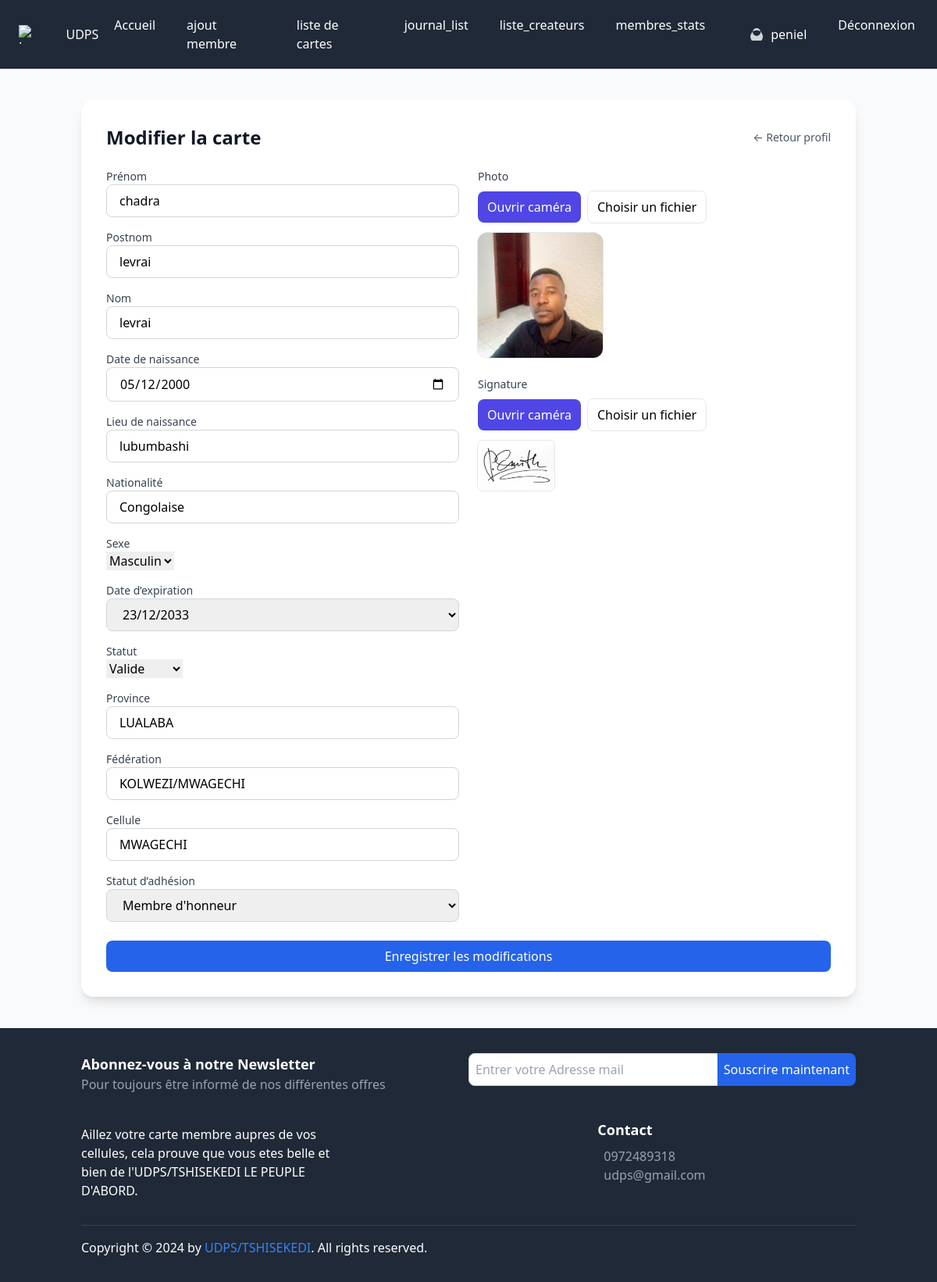
Page /user/user/carte/20/modifier/ (signed in) on the committed database.
### core/models.py (models this page shows, shortened)
class CustomUser(AbstractUser):
    email = models.EmailField(unique=True)
    profile_pic = models.ImageField(upload_to="p_img", blank=True, null=True)
    address = models.CharField(max_length=50, blank=True, null=True)
    phone = models.CharField(max_length=11, blank=True, null=True)
    role = models.CharField(max_length=50, blank=True, null=True)
    bio = models.TextField(blank=True, null=True)
    is_active_user = models.BooleanField(default=False)  # utilisateur désactivé par défaut
    province = models.CharField(max_length=100, blank=True, null=True)
    ville_ou_district = models.CharField(max_length=100, blank=True, null=True)
    commune_ou_contree = models.CharField(max_length=100, blank=True, null=True)
    USERNAME_FIELD = 'email'
    REQUIRED_FIELDS = ('username',)

class Citoyen(models.Model):
    STATUT_CHOICES = (
        ("pending", "En attente"),
        ("valid", "Valide"),
        ("invalid", "Invalide"),
    )
    SEXE_CHOICES = (
        ("M", "Masculin"),
        ("F", "Féminin"),
    )
    ADHESION_CHOICES = (
        ("membre_honneur", "Membre d'honneur"),
        ("president_federation", "Président Fédération"),
        ("president_cellule", "Président Cellule"),
    )
    prenom = models.CharField(max_length=100)
    postnom = models.CharField(max_length=100, blank=True, null=True)
    nom = models.CharField(max_length=100)
    date_naissance = models.DateField()
    lieu_naissance = models.CharField(max_length=150, blank=True, null=True)
    nationalite = models.CharField(max_length=100, default="Congolaise")
    sexe = models.CharField(max_length=1, choices=SEXE_CHOICES, default="M")
    province = models.CharField(max_length=150, blank=True, null=True)
    federation = models.CharField(max_length=150, blank=True, null=True)
    cellule = models.CharField(max_length=150, blank=True, null=True)
    statut_adhesion = models.CharField(
        max_length=30,
        choices=ADHESION_CHOICES,
        default="membre_honneur"
    )
    photo = models.ImageField(upload_to="citoyens/photos/", blank=True, null=True)
    signature = models.ImageField(upload_to="citoyens/signatures/", blank=True, null=True)
    numero_identite = models.CharField(max_length=20, unique=True, blank=True)
    statut = models.CharField(max_length=10, choices=STATUT_CHOICES, default="pending")
    qr_code = models.ImageField(upload_to="citoyens/qrcodes/", blank=True, null=True)
    date_expiration_fk = models.ForeignKey(
        "DateExpirationfk",
        on_delete=models.SET_NULL,
        null=True,
        blank=True,
        related_name="citoyens"
    )
    date_creation = models.DateTimeField(auto_now_add=True)
    cree_par = models.ForeignKey(
        settings.AUTH_USER_MODEL,
        on_delete=models.SET_NULL,
        null=True,
        related_name="citoyens_crees"
    )
    valide_par = models.ForeignKey(
        settings.AUTH_USER_MODEL,
        on_delete=models.SET_NULL,
        null=True,
        blank=True,
        related_name="citoyens_valides"
    )

### core/views.py (the view)
# urls.py: path('user/carte/<int:citoyen_id>/modifier/', views.modifier_carte, name='modifier_carte'),
@login_required(login_url="signin")
def modifier_carte(request, citoyen_id):
    citoyen = get_object_or_404(Citoyen, id=citoyen_id)
    if request.user != citoyen.cree_par:
        messages.error(request, "Vous n'êtes pas autorisé à modifier cette carte.")
        return redirect("profile")
    if request.method == "POST":
        form = CitoyenForm(request.POST, request.FILES, instance=citoyen)
        if form.is_valid():
            form.save()
            messages.success(request, "Carte citoyenne modifiée avec succès ✅")
            return redirect("profile", user_id=request.user.id)
    else:
        form = CitoyenForm(instance=citoyen)
    return render(request, "core/modifier_carte.html", {
        "form": form,
        "citoyen": citoyen
    })

### core/templates/core/modifier_carte.html (shortened to what this page needs)
{% extends "base.html" %}
{% load static %}
{% load widget_tweaks %}
{% block content %}
<div class="min-h-screen bg-gray-50 py-10">
  <div class="max-w-5xl mx-auto px-4">
    <div class="bg-white shadow-lg rounded-2xl p-6 md:p-8 transition-all duration-300">
      <div class="flex items-center justify-between mb-6">
        <h1 class="text-xl md:text-2xl font-semibold text-gray-900">Modifier la carte </h1>
        <a href="{% url 'profile' user.id %}" class="text-sm text-gray-600 hover:text-gray-900">← Retour profil</a>
      </div>
      <form method="POST" enctype="multipart/form-data" class="mt-6 grid grid-cols-1 md:grid-cols-2 gap-6">
        <div class="space-y-4">
            <div>
                <label class="block text-sm font-medium text-gray-700">Prénom</label>
                <input type="text" name="prenom" value="{{ form.prenom.value|default_if_none:citoyen.prenom }}" required
                       class="w-full px-4 py-2 border border-gray-300 rounded-lg focus:ring-2 focus:ring-blue-500">
            </div>
            <div>
                <label class="block text-sm font-medium text-gray-700">Postnom</label>
                <input type="text" name="postnom" value="{{ form.postnom.value|default_if_none:citoyen.postnom }}" required
                       class="w-full px-4 py-2 border border-gray-300 rounded-lg focus:ring-2 focus:ring-blue-500">
            </div>
            <div>
                <label class="block text-sm font-medium text-gray-700">Nom</label>
                <input type="text" name="nom" value="{{ form.nom.value|default_if_none:citoyen.nom }}" required
                       class="w-full px-4 py-2 border border-gray-300 rounded-lg focus:ring-2 focus:ring-blue-500">
            </div>
            <div>
                <label class="block text-sm font-medium text-gray-700">Date de naissance</label>
                <input
                    id="date_naissance"
                    name="date_naissance"
                    value="{{ form.date_naissance.value|default_if_none:citoyen.date_naissance|date:'Y-m-d' }}"
                    placeholder="jj/mm/aaaa"
                    required
                    class="w-full px-4 py-2 border border-gray-300 rounded-lg focus:ring-2 focus:ring-blue-500"
                >
            </div>
            <div>
                <label class="block text-sm font-medium text-gray-700">Lieu de naissance</label>
                <input type="text" name="lieu_naissance" value="{{ form.lieu_naissance.value|default_if_none:citoyen.lieu_naissance }}"
                       class="w-full px-4 py-2 border border-gray-300 rounded-lg focus:ring-2 focus:ring-blue-500">
            </div>
            <div>
                <label class="block text-sm font-medium text-gray-700">Nationalité</label>
                <input type="text" name="nationalite" value="{{ form.nationalite.value|default_if_none:citoyen.nationalite }}"
                       class="w-full px-4 py-2 border border-gray-300 rounded-lg focus:ring-2 focus:ring-blue-500">
            </div>
            <div>
                <label class="block text-sm font-medium text-gray-700">Sexe</label>
                {{ form.sexe }}
            </div>
            <div>
              <label class="block text-sm font-medium text-gray-700">Date d’expiration</label>
              <select
                  id="date_expiration_fk"
                  name="date_expiration_fk"
                  class="w-full px-4 py-2 border border-gray-300 rounded-lg focus:ring-2 focus:ring-blue-500"
              >
                  {% for obj in form.date_expiration_fk.field.queryset %}
                    <option value="{{ obj.id }}"
                      {% if form.date_expiration_fk.value == obj.id or citoyen.date_expiration_fk_id == obj.id %}selected{% endif %}>
                      {{ obj.date|date:"d/m/Y" }}
                    </option>
                  {% endfor %}
              </select>
            </div>
            <div>
                <label class="block text-sm font-medium text-gray-700">Statut</label>
                {{ form.statut }}
            </div>
            <div>
                <label class="block text-sm font-medium text-gray-700">Province</label>
                {% render_field form.province class="w-full px-4 py-2 border border-gray-300 rounded-lg focus:ring-2 focus:ring-blue-500" %}
            </div>
            <div>
                <label class="block text-sm font-medium text-gray-700">Fédération</label>
                {% render_field form.federation class="w-full px-4 py-2 border border-gray-300 rounded-lg focus:ring-2 focus:ring-blue-500" %}
            </div>
            <div>
                <label class="block text-sm font-medium text-gray-700">Cellule</label>
                {% render_field form.cellule class="w-full px-4 py-2 border border-gray-300 rounded-lg focus:ring-2 focus:ring-blue-500" %}
            </div>
            <div>
                <label class="block text-sm font-medium text-gray-700">Statut d’adhésion</label>
                {% render_field form.statut_adhesion class="w-full px-4 py-2 border border-gray-300 rounded-lg focus:ring-2 focus:ring-blue-500" %}
            </div>
        </div>
<div class="space-y-6">
    <div>
      <label class="block text-sm font-medium text-gray-700">Photo</label>
      <div class="mt-2 flex items-center gap-2">
        <button type="button" id="openPhotoCameraBtn" class="px-3 py-2 bg-indigo-600 text-white rounded-lg">Ouvrir caméra</button>
        <button type="button" id="choosePhotoBtn" class="px-3 py-2 border rounded-lg">Choisir un fichier</button>
      </div>
      <div class="mt-3">
        {% if citoyen.photo %}
          <img id="photoPreview" src="{{ citoyen.photo.url }}" class="w-40 h-40 object-cover rounded-xl ring-1 ring-gray-200">
        {% else %}
          <img id="photoPreview" class="w-40 h-40 object-cover rounded-xl hidden ring-1 ring-gray-200">
        {% endif %}
      </div>
    </div>
    <div>
      <label class="block text-sm font-medium text-gray-700">Signature</label>
      <div class="mt-2 flex items-center gap-2">
        <button type="button" id="openSignatureCameraBtn" class="px-3 py-2 bg-indigo-600 text-white rounded-lg">Ouvrir caméra</button>
        <button type="button" id="chooseSignatureBtn" class="px-3 py-2 border rounded-lg">Choisir un fichier</button>
      </div>
      <div class="mt-3">
        {% if citoyen.signature %}
          <img id="signaturePreview" src="{{ citoyen.signature.url }}" class="h-16 object-contain rounded-md ring-1 ring-gray-200 bg-white">
        {% else %}
          <img id="signaturePreview" class="h-16 object-contain rounded-md hidden ring-1 ring-gray-200 bg-white">
        {% endif %}
      </div>
    </div>
  </div>
        <div class="md:col-span-2">
            <button type="submit"
                    class="w-full py-2 px-4 bg-blue-600 text-white rounded-lg hover:bg-blue-700 focus:ring-2 focus:ring-blue-500">
                Enregistrer les modifications
            </button>
        </div>
    </form>
    </div>
  </div>
</div>
{% endblock %}

### templates/base.html (shortened to what this page needs)
{% load static %}
<!DOCTYPE html>
<html lang="fr">
<head>
    <link href="https://cdn.jsdelivr.net/npm/tailwindcss@2.2.19/dist/tailwind.min.css" rel="stylesheet">
</head>
<body class="bg-gray-100">
    <nav class="bg-gray-800 text-white">
        <div class="max-w-7xl mx-auto px-4 py-3 flex justify-between items-center">
            <a href="{% url 'index' %}" class="text-gray hover:underline flex items-center bg-white-800 p-2 rounded">
                <img src="{% static 'img/logo_udps.jpg' %}" alt="Logo" class="h-6 mr-2">
                UDPS
            </a>
            <div class="hidden md:flex space-x-4">
                <a href="{% url 'index' %}" class="hover:bg-gray-700 px-3 py-2 rounded">Accueil</a>
                {% if request.user.is_authenticated and request.user.is_active_user %}
                <a href="{% url 'citoyen_create' %}" class="hover:bg-gray-700 px-3 py-2 rounded">ajout membre</a>
                {% endif %}
                {% if request.user.is_authenticated and request.user.is_active_user %}
                <a href="{% url 'citoyens_list' %}" class="hover:bg-gray-700 px-3 py-2 rounded">liste de cartes</a>
                {% endif %}
                {% if request.user.is_authenticated and request.user.is_active_user %}
                <a href="{% url 'journal_list' %}" class="hover:bg-gray-700 px-3 py-2 rounded">journal_list</a>
                {% endif %}
                {% if request.user.is_authenticated and request.user.is_active_user %}
                <a href="{% url 'liste_createurs' %}" class="hover:bg-gray-700 px-3 py-2 rounded">liste_createurs</a>
                {% endif %}
                {% if request.user.is_authenticated and request.user.is_active_user %}
                <a href="{% url 'citoyens_dashboard_stats' %}" class="hover:bg-gray-700 px-3 py-2 rounded">membres_stats</a>
                {% endif %}
                {% if request.user.is_authenticated %}
                <a href="{% url 'profile' user.id %}" class="flex items-center space-x-2 hover:bg-gray-700 px-3 py-2 rounded">
                    <svg xmlns="http://www.w3.org/2000/svg"
                         class="h-5 w-5 text-gray-300"
                         viewBox="0 0 20 20"
                         fill="currentColor">
                      <path fill-rule="evenodd"
                            d="M10 2a5 5 0 100 10 5 5 0 000-10zM4 18a8 8 0 1112 0H4z"
                            clip-rule="evenodd" />
                    </svg>
                    <span>{{ request.user.username }}</span>
                  </a>
                    <a href="{% url 'signout' %}" class="hover:bg-gray-700 px-3 py-2 rounded">Déconnexion</a>
                {% else %}
                    <a href="{% url 'signup' %}" class="hover:bg-gray-700 px-3 py-2 rounded">S'inscrire</a>
                    <a href="{% url 'signin' %}" class="hover:bg-gray-700 px-3 py-2 rounded">Connexion</a>
                {% endif %}
            </div>
        </div>
    </nav>
      {% block content %}{% endblock content %}
    <footer class="bg-gray-800 text-white py-8">
        <div class="container mx-auto px-4">
            <div class="mb-8">
                <div class="flex flex-col md:flex-row">
                    <div class="md:w-1/2 mb-4 md:mb-0">
                        <h3 class="text-lg font-bold">Abonnez-vous à notre Newsletter</h3>
                        <p class="text-gray-400">Pour toujours être informé de nos différentes offres</p>
                    </div>
                    <div class="md:w-1/2">
                        <form action="https://api.web3forms.com/submit" method="POST" class="flex">
                            <input type="email" name="email" placeholder="Entrer votre Adresse mail" required class="flex-1 p-2 rounded-l-lg border border-gray-300" />
                            <button class="bg-blue-600 text-white p-2 rounded-r-lg">Souscrire maintenant</button>
                        </form>
                    </div>
                </div>
            </div>
            <div class="flex flex-col md:flex-row mb-8">
                <div class="md:w-1/3 mb-4 md:mb-0">
                    <p>Aillez votre carte membre aupres de vos cellules, cela prouve que vous etes belle et bien de l'UDPS/TSHISEKEDI LE PEUPLE D'ABORD.</p>
                </div>
                <div class="md:w-1/3 mb-4 md:mb-0">
                </div>
                <div class="md:w-1/3">
                    <h3 class="text-lg font-bold">Contact</h3>
                    <div class="mt-2">
                        <p class="flex items-center"><a href="callto:+243 97 24 89 318" class="text-gray-400 hover:text-white">0972489318</a></p>
                        <p class="flex items-center"><a href="mailto:ngelekapeniel@gmail.com" class="text-gray-400 hover:text-white">udps@gmail.com</a></p>
                    </div>
                </div>
            </div>
            <div class="border-t border-gray-700 pt-4">
                <div class="flex justify-between items-center">
                    <div>
                        <p class="mb-0">Copyright © 2024 by <a href="#" class="text-blue-500 hover:underline">UDPS/TSHISEKEDI</a>. All rights reserved.</p>
                    </div>
                </div>
            </div>
        </div>
    </footer>
</body>
</html>

### rows in the picture
CustomUser: user.username "peniel"
Citoyen: prenom "chadra", postnom "levrai", nom "levrai", date_naissance "05/12/2000", lieu_naissance "lubumbashi", nationalite "Congolaise", sexe "Masculin", statut "Valide", province "LUALABA", federation "KOLWEZI/MWAGECHI", cellule "MWAGECHI", statut_adhesion "Membre d'honneur", photo (picture), signature (picture)

### other values in the picture
form field date_expiration_fk "23/12/2033"
